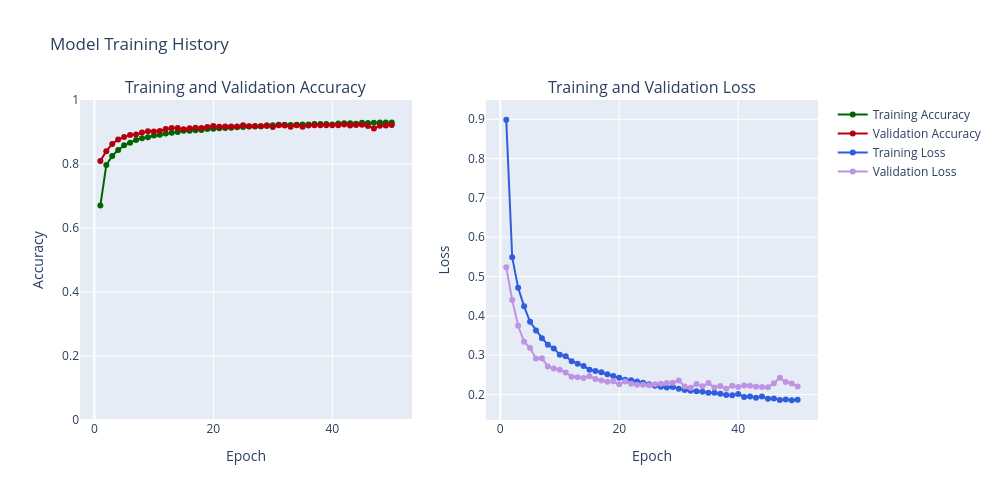

Notebook cell for this chart:
### Code cell
# 3D) Evaluate train and validation accuracy and loss 
def create_trace(x, y, ylabel, color):
    trace = go.Scatter(x=x,y=y,
                       name=ylabel,
                       marker=dict(color=color),
                       mode="lines+markers", 
                       text=[f"Epoch {epoch}<br>{ylabel}: {value:.4f}" for epoch, value in zip(x, y)], # Custom hover text
                       hoverinfo='text' # Show only custom text on hover
                      )
    return trace

def plot_accuracy_and_loss_plotly(history_object):
    hist = history_object.history
    acc = hist['accuracy']
    val_acc = hist['val_accuracy']
    loss = hist['loss']
    val_loss = hist['val_loss']
    
    epochs = list(range(1, len(acc) + 1))
    
    trace_ta = create_trace(epochs, acc, "Training Accuracy", "#006400") # Green
    trace_va = create_trace(epochs, val_acc, "Validation Accuracy", "#B3000C") # Red
    trace_tl = create_trace(epochs, loss, "Training Loss", "#305CDE") # Blue
    trace_vl = create_trace(epochs, val_loss, "Validation Loss", "#BE93E4") # Purple
   
    fig = make_subplots(rows=1, cols=2, subplot_titles=('Training and Validation Accuracy', 'Training and Validation Loss'))
    
    # Add traces to the first subplot (Accuracy)
    fig.add_trace(trace_ta, row=1, col=1)
    fig.add_trace(trace_va, row=1, col=1)
    
    # Add traces to the second subplot (Loss)
    fig.add_trace(trace_tl, row=1, col=2)
    fig.add_trace(trace_vl, row=1, col=2)
    
    # Update layout for x-axes
    fig.update_xaxes(title_text='Epoch', row=1, col=1)
    fig.update_xaxes(title_text='Epoch', row=1, col=2)
    
    # Update layout for y-axes
    fig.update_yaxes(title_text='Accuracy', range=[0, 1], row=1, col=1)
    fig.update_yaxes(title_text='Loss', row=1, col=2) 
    
    fig.update_layout(height=500, width=1000, title_text="Model Training History", showlegend=True)
    fig.show()

plot_accuracy_and_loss_plotly(history_CNN_Deeper)

### Figure 1 — Plotly figure (JSON) as saved in the notebook; plotly's stock layout.template omitted (floating-point values rounded to 4 significant figures)
{"data": [{"hoverinfo": "text", "marker": {"color": "#006400"}, "mode": "lines+markers", "name": "Training Accuracy", "text": ["Epoch 1<br>Training Accuracy: 0.6700", "Epoch 2<br>Training Accuracy: 0.7966", "Epoch 3<br>Training Accuracy: 0.8254", "Epoch 4<br>Training Accuracy: 0.8436", "Epoch 5<br>Training Accuracy: 0.8582", "Epoch 6<br>Training Accuracy: 0.8666", "Epoch 7<br>Training Accuracy: 0.8753", "Epoch 8<br>Training Accuracy: 0.8805", "Epoch 9<br>Training Accuracy: 0.8836", "Epoch 10<br>Training Accuracy: 0.8889", "Epoch 11<br>Training Accuracy: 0.8916", "Epoch 12<br>Training Accuracy: 0.8953", "Epoch 13<br>Training Accuracy: 0.8980", "Epoch 14<br>Training Accuracy: 0.8999", "Epoch 15<br>Training Accuracy: 0.9040", "Epoch 16<br>Training Accuracy: 0.9039", "Epoch 17<br>Training Accuracy: 0.9056", "Epoch 18<br>Training Accuracy: 0.9064", "Epoch 19<br>Training Accuracy: 0.9092", "Epoch 20<br>Training Accuracy: 0.9103", "Epoch 21<br>Training Accuracy: 0.9120", "Epoch 22<br>Training Accuracy: 0.9128", "Epoch 23<br>Training Accuracy: 0.9134", "Epoch 24<br>Training Accuracy: 0.9147", "Epoch 25<br>Training Accuracy: 0.9156", "Epoch 26<br>Training Accuracy: 0.9176", "Epoch 27<br>Training Accuracy: 0.9175", "Epoch 28<br>Training Accuracy: 0.9180", "Epoch 29<br>Training Accuracy: 0.9186", "Epoch 30<br>Training Accuracy: 0.9207", "Epoch 31<br>Training Accuracy: 0.9225", "Epoch 32<br>Training Accuracy: 0.9225", "Epoch 33<br>Training Accuracy: 0.9218", "Epoch 34<br>Training Accuracy: 0.9225", "Epoch 35<br>Training Accuracy: 0.9235", "Epoch 36<br>Training Accuracy: 0.9233", "Epoch 37<br>Training Accuracy: 0.9252", "Epoch 38<br>Training Accuracy: 0.9247", "Epoch 39<br>Training Accuracy: 0.9246", "Epoch 40<br>Training Accuracy: 0.9236", "Epoch 41<br>Training Accuracy: 0.9266", "Epoch 42<br>Training Accuracy: 0.9274", "Epoch 43<br>Training Accuracy: 0.9271", "Epoch 44<br>Training Accuracy: 0.9255", "Epoch 45<br>Training Accuracy: 0.9288", "Epoch 46<br>Training Accuracy: 0.9279", "Epoch 47<br>Training Accuracy: 0.9287", "Epoch 48<br>Training Accuracy: 0.9297", "Epoch 49<br>Training Accuracy: 0.9300", "Epoch 50<br>Training Accuracy: 0.9299"], "type": "scatter", "x": [1, 2, 3, 4, 5, 6, 7, 8, 9, 10, 11, 12, 13, 14, 15, 16, 17, 18, 19, 20, 21, 22, 23, 24, 25, 26, 27, 28, 29, 30, 31, 32, 33, 34, 35, 36, 37, 38, 39, 40, 41, 42, 43, 44, 45, 46, 47, 48, 49, 50], "xaxis": "x", "y": [0.67, 0.7966, 0.8254, 0.8436, 0.8582, 0.8666, 0.8753, 0.8805, 0.8836, 0.8889, 0.8916, 0.8953, 0.898, 0.8999, 0.904, 0.9039, 0.9056, 0.9064, 0.9092, 0.9103, 0.912, 0.9128, 0.9134, 0.9147, 0.9156, 0.9176, 0.9175, 0.918, 0.9186, 0.9207, 0.9225, 0.9225, 0.9218, 0.9225, 0.9235, 0.9233, 0.9252, 0.9247, 0.9246, 0.9236, 0.9266, 0.9274, 0.9271, 0.9255, 0.9288, 0.9279, 0.9287, 0.9297, 0.93, 0.9299], "yaxis": "y"}, {"hoverinfo": "text", "marker": {"color": "#B3000C"}, "mode": "lines+markers", "name": "Validation Accuracy", "text": ["Epoch 1<br>Validation Accuracy: 0.8092", "Epoch 2<br>Validation Accuracy: 0.8402", "Epoch 3<br>Validation Accuracy: 0.8627", "Epoch 4<br>Validation Accuracy: 0.8767", "Epoch 5<br>Validation Accuracy: 0.8842", "Epoch 6<br>Validation Accuracy: 0.8908", "Epoch 7<br>Validation Accuracy: 0.8921", "Epoch 8<br>Validation Accuracy: 0.8985", "Epoch 9<br>Validation Accuracy: 0.9026", "Epoch 10<br>Validation Accuracy: 0.9018", "Epoch 11<br>Validation Accuracy: 0.9035", "Epoch 12<br>Validation Accuracy: 0.9094", "Epoch 13<br>Validation Accuracy: 0.9127", "Epoch 14<br>Validation Accuracy: 0.9125", "Epoch 15<br>Validation Accuracy: 0.9089", "Epoch 16<br>Validation Accuracy: 0.9120", "Epoch 17<br>Validation Accuracy: 0.9129", "Epoch 18<br>Validation Accuracy: 0.9128", "Epoch 19<br>Validation Accuracy: 0.9155", "Epoch 20<br>Validation Accuracy: 0.9187", "Epoch 21<br>Validation Accuracy: 0.9163", "Epoch 22<br>Validation Accuracy: 0.9170", "Epoch 23<br>Validation Accuracy: 0.9174", "Epoch 24<br>Validation Accuracy: 0.9172", "Epoch 25<br>Validation Accuracy: 0.9210", "Epoch 26<br>Validation Accuracy: 0.9180", "Epoch 27<br>Validation Accuracy: 0.9185", "Epoch 28<br>Validation Accuracy: 0.9178", "Epoch 29<br>Validation Accuracy: 0.9209", "Epoch 30<br>Validation Accuracy: 0.9158", "Epoch 31<br>Validation Accuracy: 0.9209", "Epoch 32<br>Validation Accuracy: 0.9205", "Epoch 33<br>Validation Accuracy: 0.9167", "Epoch 34<br>Validation Accuracy: 0.9208", "Epoch 35<br>Validation Accuracy: 0.9163", "Epoch 36<br>Validation Accuracy: 0.9202", "Epoch 37<br>Validation Accuracy: 0.9209", "Epoch 38<br>Validation Accuracy: 0.9212", "Epoch 39<br>Validation Accuracy: 0.9211", "Epoch 40<br>Validation Accuracy: 0.9211", "Epoch 41<br>Validation Accuracy: 0.9214", "Epoch 42<br>Validation Accuracy: 0.9232", "Epoch 43<br>Validation Accuracy: 0.9202", "Epoch 44<br>Validation Accuracy: 0.9222", "Epoch 45<br>Validation Accuracy: 0.9228", "Epoch 46<br>Validation Accuracy: 0.9189", "Epoch 47<br>Validation Accuracy: 0.9112", "Epoch 48<br>Validation Accuracy: 0.9194", "Epoch 49<br>Validation Accuracy: 0.9201", "Epoch 50<br>Validation Accuracy: 0.9221"], "type": "scatter", "x": [1, 2, 3, 4, 5, 6, 7, 8, 9, 10, 11, 12, 13, 14, 15, 16, 17, 18, 19, 20, 21, 22, 23, 24, 25, 26, 27, 28, 29, 30, 31, 32, 33, 34, 35, 36, 37, 38, 39, 40, 41, 42, 43, 44, 45, 46, 47, 48, 49, 50], "xaxis": "x", "y": [0.8092, 0.8402, 0.8627, 0.8767, 0.8842, 0.8908, 0.8921, 0.8985, 0.9026, 0.9018, 0.9035, 0.9094, 0.9127, 0.9125, 0.9089, 0.912, 0.9129, 0.9128, 0.9155, 0.9187, 0.9163, 0.917, 0.9174, 0.9172, 0.921, 0.918, 0.9185, 0.9178, 0.9209, 0.9158, 0.9209, 0.9205, 0.9167, 0.9208, 0.9163, 0.9202, 0.9209, 0.9212, 0.9211, 0.9211, 0.9214, 0.9232, 0.9202, 0.9222, 0.9228, 0.9189, 0.9112, 0.9194, 0.9201, 0.9221], "yaxis": "y"}, {"hoverinfo": "text", "marker": {"color": "#305CDE"}, "mode": "lines+markers", "name": "Training Loss", "text": ["Epoch 1<br>Training Loss: 0.8988", "Epoch 2<br>Training Loss: 0.5491", "Epoch 3<br>Training Loss: 0.4713", "Epoch 4<br>Training Loss: 0.4243", "Epoch 5<br>Training Loss: 0.3850", "Epoch 6<br>Training Loss: 0.3627", "Epoch 7<br>Training Loss: 0.3433", "Epoch 8<br>Training Loss: 0.3264", "Epoch 9<br>Training Loss: 0.3172", "Epoch 10<br>Training Loss: 0.3012", "Epoch 11<br>Training Loss: 0.2971", "Epoch 12<br>Training Loss: 0.2846", "Epoch 13<br>Training Loss: 0.2782", "Epoch 14<br>Training Loss: 0.2726", "Epoch 15<br>Training Loss: 0.2629", "Epoch 16<br>Training Loss: 0.2600", "Epoch 17<br>Training Loss: 0.2566", "Epoch 18<br>Training Loss: 0.2514", "Epoch 19<br>Training Loss: 0.2473", "Epoch 20<br>Training Loss: 0.2425", "Epoch 21<br>Training Loss: 0.2377", "Epoch 22<br>Training Loss: 0.2359", "Epoch 23<br>Training Loss: 0.2330", "Epoch 24<br>Training Loss: 0.2300", "Epoch 25<br>Training Loss: 0.2261", "Epoch 26<br>Training Loss: 0.2220", "Epoch 27<br>Training Loss: 0.2199", "Epoch 28<br>Training Loss: 0.2175", "Epoch 29<br>Training Loss: 0.2189", "Epoch 30<br>Training Loss: 0.2143", "Epoch 31<br>Training Loss: 0.2117", "Epoch 32<br>Training Loss: 0.2097", "Epoch 33<br>Training Loss: 0.2084", "Epoch 34<br>Training Loss: 0.2071", "Epoch 35<br>Training Loss: 0.2046", "Epoch 36<br>Training Loss: 0.2047", "Epoch 37<br>Training Loss: 0.2016", "Epoch 38<br>Training Loss: 0.1989", "Epoch 39<br>Training Loss: 0.1983", "Epoch 40<br>Training Loss: 0.2015", "Epoch 41<br>Training Loss: 0.1938", "Epoch 42<br>Training Loss: 0.1949", "Epoch 43<br>Training Loss: 0.1914", "Epoch 44<br>Training Loss: 0.1948", "Epoch 45<br>Training Loss: 0.1893", "Epoch 46<br>Training Loss: 0.1900", "Epoch 47<br>Training Loss: 0.1861", "Epoch 48<br>Training Loss: 0.1875", "Epoch 49<br>Training Loss: 0.1853", "Epoch 50<br>Training Loss: 0.1864"], "type": "scatter", "x": [1, 2, 3, 4, 5, 6, 7, 8, 9, 10, 11, 12, 13, 14, 15, 16, 17, 18, 19, 20, 21, 22, 23, 24, 25, 26, 27, 28, 29, 30, 31, 32, 33, 34, 35, 36, 37, 38, 39, 40, 41, 42, 43, 44, 45, 46, 47, 48, 49, 50], "xaxis": "x2", "y": [0.8988, 0.5491, 0.4713, 0.4243, 0.385, 0.3627, 0.3433, 0.3264, 0.3172, 0.3012, 0.2971, 0.2846, 0.2782, 0.2726, 0.2629, 0.26, 0.2566, 0.2514, 0.2473, 0.2425, 0.2377, 0.2359, 0.233, 0.23, 0.2261, 0.222, 0.2199, 0.2175, 0.2189, 0.2143, 0.2117, 0.2097, 0.2084, 0.2071, 0.2046, 0.2047, 0.2016, 0.1989, 0.1983, 0.2015, 0.1938, 0.1949, 0.1914, 0.1948, 0.1893, 0.19, 0.1861, 0.1875, 0.1853, 0.1864], "yaxis": "y2"}, {"hoverinfo": "text", "marker": {"color": "#BE93E4"}, "mode": "lines+markers", "name": "Validation Loss", "text": ["Epoch 1<br>Validation Loss: 0.5234", "Epoch 2<br>Validation Loss: 0.4401", "Epoch 3<br>Validation Loss: 0.3747", "Epoch 4<br>Validation Loss: 0.3341", "Epoch 5<br>Validation Loss: 0.3181", "Epoch 6<br>Validation Loss: 0.2913", "Epoch 7<br>Validation Loss: 0.2919", "Epoch 8<br>Validation Loss: 0.2713", "Epoch 9<br>Validation Loss: 0.2662", "Epoch 10<br>Validation Loss: 0.2629", "Epoch 11<br>Validation Loss: 0.2559", "Epoch 12<br>Validation Loss: 0.2450", "Epoch 13<br>Validation Loss: 0.2439", "Epoch 14<br>Validation Loss: 0.2419", "Epoch 15<br>Validation Loss: 0.2463", "Epoch 16<br>Validation Loss: 0.2395", "Epoch 17<br>Validation Loss: 0.2353", "Epoch 18<br>Validation Loss: 0.2323", "Epoch 19<br>Validation Loss: 0.2334", "Epoch 20<br>Validation Loss: 0.2262", "Epoch 21<br>Validation Loss: 0.2328", "Epoch 22<br>Validation Loss: 0.2271", "Epoch 23<br>Validation Loss: 0.2249", "Epoch 24<br>Validation Loss: 0.2245", "Epoch 25<br>Validation Loss: 0.2237", "Epoch 26<br>Validation Loss: 0.2257", "Epoch 27<br>Validation Loss: 0.2273", "Epoch 28<br>Validation Loss: 0.2293", "Epoch 29<br>Validation Loss: 0.2298", "Epoch 30<br>Validation Loss: 0.2356", "Epoch 31<br>Validation Loss: 0.2205", "Epoch 32<br>Validation Loss: 0.2174", "Epoch 33<br>Validation Loss: 0.2266", "Epoch 34<br>Validation Loss: 0.2209", "Epoch 35<br>Validation Loss: 0.2290", "Epoch 36<br>Validation Loss: 0.2176", "Epoch 37<br>Validation Loss: 0.2214", "Epoch 38<br>Validation Loss: 0.2148", "Epoch 39<br>Validation Loss: 0.2223", "Epoch 40<br>Validation Loss: 0.2193", "Epoch 41<br>Validation Loss: 0.2229", "Epoch 42<br>Validation Loss: 0.2220", "Epoch 43<br>Validation Loss: 0.2196", "Epoch 44<br>Validation Loss: 0.2188", "Epoch 45<br>Validation Loss: 0.2181", "Epoch 46<br>Validation Loss: 0.2288", "Epoch 47<br>Validation Loss: 0.2423", "Epoch 48<br>Validation Loss: 0.2318", "Epoch 49<br>Validation Loss: 0.2282", "Epoch 50<br>Validation Loss: 0.2204"], "type": "scatter", "x": [1, 2, 3, 4, 5, 6, 7, 8, 9, 10, 11, 12, 13, 14, 15, 16, 17, 18, 19, 20, 21, 22, 23, 24, 25, 26, 27, 28, 29, 30, 31, 32, 33, 34, 35, 36, 37, 38, 39, 40, 41, 42, 43, 44, 45, 46, 47, 48, 49, 50], "xaxis": "x2", "y": [0.5234, 0.4401, 0.3747, 0.3341, 0.3181, 0.2913, 0.2919, 0.2713, 0.2662, 0.2629, 0.2559, 0.245, 0.2439, 0.2419, 0.2463, 0.2395, 0.2353, 0.2323, 0.2334, 0.2262, 0.2328, 0.2271, 0.2249, 0.2245, 0.2237, 0.2257, 0.2273, 0.2293, 0.2298, 0.2356, 0.2205, 0.2174, 0.2266, 0.2209, 0.229, 0.2176, 0.2214, 0.2148, 0.2223, 0.2193, 0.2229, 0.222, 0.2196, 0.2188, 0.2181, 0.2288, 0.2423, 0.2318, 0.2282, 0.2204], "yaxis": "y2"}], "layout": {"annotations": [{"font": {"size": 16}, "showarrow": false, "text": "Training and Validation Accuracy", "x": 0.225, "xanchor": "center", "xref": "paper", "y": 1, "yanchor": "bottom", "yref": "paper"}, {"font": {"size": 16}, "showarrow": false, "text": "Training and Validation Loss", "x": 0.775, "xanchor": "center", "xref": "paper", "y": 1, "yanchor": "bottom", "yref": "paper"}], "height": 500, "showlegend": true, "title": {"text": "Model Training History"}, "width": 1000, "xaxis": {"anchor": "y", "domain": [0, 0.45], "title": {"text": "Epoch"}}, "xaxis2": {"anchor": "y2", "domain": [0.55, 1], "title": {"text": "Epoch"}}, "yaxis": {"anchor": "x", "domain": [0, 1], "range": [0, 1], "title": {"text": "Accuracy"}}, "yaxis2": {"anchor": "x2", "domain": [0, 1], "title": {"text": "Loss"}}}}
